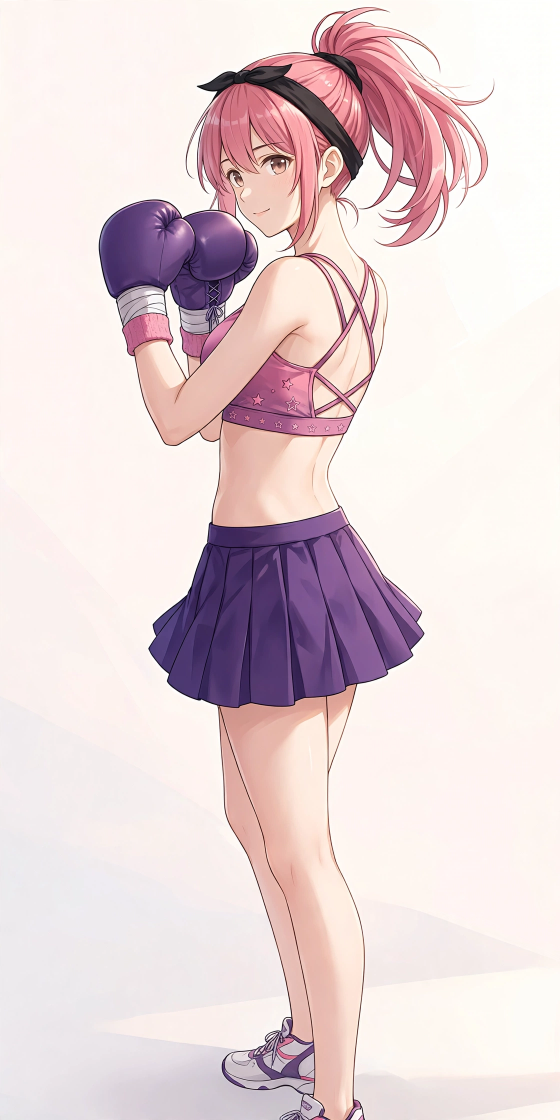
#> input picture assets/media-generation-protagonist-outfit-cross-back-0-61bcc2fe-ca15-4de9-9fdc-e09b5edbe1bf.webp, 1120 x 2240 px, given in place of evelyn_guard_side_ring.webp, which was not available (shown at 1/2 size)
$ python prep_opponents.py
#> lines starting #> are read from the running program, lines starting #| are printed output that depends on the picture
#> further down, src is the input picture: PIL image 1120x2240 RGB; mean R, G, B 229.9, 213, 215.1
#!/usr/bin/env python3
"""对手侧面图预处理 v2：纯色背景色键抠图 -> 带 alpha 的 PNG；
关节点逐人手放（看带网格的图定的位），部件多边形按「最近关节锚定 +
本地骨长比例缩放」从主角模板映射——站姿差异大时也贴合各自骨架。
输出 godot/data/rig_params.json（主角 me + 全部对手）。

主角基准关节点/部件与 fighter_rig.gd 的 PART_DEFS 保持一致。
"""
import json
import math
import os
from PIL import Image
import numpy as np

BASE = os.path.expanduser("~/workspace/game/boxing")
OUT_DIR = os.path.join(BASE, "godot/assets/parts/opp")
os.makedirs(OUT_DIR, exist_ok=True)

ME_JOINTS = {
    "root": (340, 545), "spine": (345, 430), "head": (355, 295),
    "shN": (392, 332), "elN": (343, 443), "wrN": (265, 335),
    "shF": (330, 322), "elF": (252, 418), "wrF": (185, 315),
    "hipN": (330, 560), "kneeN": (255, 665), "ankN": (190, 875),
    "hipF": (362, 572), "kneeF": (390, 715), "ankF": (510, 845),
    "head_top": (383, 195),
}
# 每个关节的「本地尺度」取哪条骨段长度之比
SEG_OF_JOINT = {
    "root": ("root", "spine"), "spine": ("spine", "head"),
    "head": ("head", "head_top"), "head_top": ("head", "head_top"),
    "shN": ("shN", "elN"), "elN": ("elN", "wrN"), "wrN": ("elN", "wrN"),
    "shF": ("shF", "elF"), "elF": ("elF", "wrF"), "wrF": ("elF", "wrF"),
    "hipN": ("hipN", "kneeN"), "kneeN": ("kneeN", "ankN"), "ankN": ("kneeN", "ankN"),
    "hipF": ("hipF", "kneeF"), "kneeF": ("kneeF", "ankF"), "ankF": ("kneeF", "ankF"),
}
ME_PARTS = [
    ("legFarShin", 0, [(345, 675), (565, 695), (595, 835), (565, 905), (375, 885), (335, 770)], [("ShinFar", 115), ("ThighFar", 90)], []),
    ("legFarThigh", 1, [(315, 535), (465, 545), (475, 685), (425, 765), (325, 725), (305, 620)], [("ThighFar", 120), ("Root", 95)], []),
    ("armFarUpper", 2, [(235, 275), (370, 275), (382, 390), (330, 475), (228, 465), (195, 370)], [("UpperArmFar", 105), ("Spine", 75)], []),
    ("armFarFore", 3, [(130, 250), (300, 245), (312, 350), (292, 445), (168, 455), (125, 355)], [("ForeArmFar", 110), ("UpperArmFar", 85)], [(240, 240, 80, 42)]),
    ("legNearThigh", 4, [(255, 515), (425, 525), (435, 645), (345, 725), (225, 695), (215, 590)], [("ThighNear", 125), ("Root", 95)], []),
    ("legNearShin", 5, [(135, 635), (335, 645), (345, 805), (315, 935), (145, 935), (125, 780)], [("ShinNear", 120), ("ThighNear", 90)], []),
    ("torso", 6, [(325, 285), (475, 285), (495, 430), (505, 570), (490, 665), (315, 665), (290, 545), (300, 400)], [("Spine", 150), ("Root", 140)], []),
    ("head", 7, [(232, 118), (298, 18), (450, 0), (585, 25), (645, 110), (640, 235), (575, 320), (480, 355), (395, 342), (298, 322), (222, 232)], [("Head", 175), ("Spine", 85)], []),
    ("armNearUpper", 8, [(338, 285), (462, 295), (472, 430), (430, 505), (338, 485), (315, 385)], [("UpperArmNear", 105), ("Spine", 75)], [(330, 280, 70, 54)]),
    ("armNearFore", 9, [(195, 245), (382, 255), (402, 368), (382, 485), (248, 495), (195, 380)], [("ForeArmNear", 115), ("UpperArmNear", 85)], [(232, 242, 102, 60), (313, 246, 94, 46), (366, 292, 44, 44)]),
]

OPPONENTS = {
    "evelyn": "assets/pose_src_pilot/evelyn_guard_side_ring.webp",
    "champion_domestic": "assets/pose_src_batch/champion_domestic_ring_guard_side.webp",
    "rookie": "assets/pose_src_batch/rookie_ring_guard_side.webp",
    "shy": "assets/pose_src_batch/shy_ring_guard_side.webp",
    "pocket": "assets/pose_src_batch/pocket_ring_guard_side.webp",
    "braid": "assets/pose_src_batch/braid_ring_guard_side.webp",
    "brick": "assets/pose_src_batch/brick_ring_guard_side.webp",
}

# 逐人手放关节点（1328x1904 坐标，看网格图定的位；QA 截图后可在此修）
HAND_JOINTS = {
    "evelyn": {
        "root": (640, 810), "spine": (655, 580), "head": (650, 330), "head_top": (700, 140),
        "shN": (735, 395), "elN": (700, 605), "wrN": (650, 520),
        "shF": (570, 430), "elF": (475, 565), "wrF": (345, 385),
        "hipN": (565, 1015), "kneeN": (540, 1330), "ankN": (395, 1615),
        "hipF": (695, 1025), "kneeF": (745, 1345), "ankF": (820, 1625),
    },
    "champion_domestic": {
        "root": (760, 860), "spine": (790, 600), "head": (830, 330), "head_top": (880, 150),
        "shN": (660, 470), "elN": (720, 640), "wrN": (775, 535),
        "shF": (880, 470), "elF": (920, 620), "wrF": (985, 515),
        "hipN": (738, 1080), "kneeN": (748, 1380), "ankN": (883, 1620),
        "hipF": (608, 1090), "kneeF": (503, 1395), "ankF": (453, 1645),
    },
    "rookie": {
        "root": (615, 905), "spine": (655, 620), "head": (700, 330), "head_top": (755, 150),
        "shN": (575, 475), "elN": (635, 720), "wrN": (695, 575),
        "shF": (785, 505), "elF": (835, 705), "wrF": (870, 575),
        "hipN": (515, 1085), "kneeN": (455, 1335), "ankN": (295, 1600),
        "hipF": (675, 1095), "kneeF": (795, 1305), "ankF": (965, 1625),
    },
    "shy": {
        "root": (660, 950), "spine": (700, 700), "head": (740, 450), "head_top": (790, 270),
        "shN": (590, 560), "elN": (640, 770), "wrN": (715, 660),
        "shF": (790, 580), "elF": (840, 750), "wrF": (870, 640),
        "hipN": (540, 1130), "kneeN": (480, 1390), "ankN": (330, 1580),
        "hipF": (690, 1140), "kneeF": (810, 1360), "ankF": (890, 1590),
    },
    "pocket": {
        "root": (640, 930), "spine": (690, 680), "head": (740, 430), "head_top": (790, 240),
        "shN": (580, 540), "elN": (620, 760), "wrN": (675, 665),
        "shF": (790, 560), "elF": (850, 730), "wrF": (880, 630),
        "hipN": (500, 1120), "kneeN": (450, 1380), "ankN": (290, 1640),
        "hipF": (660, 1130), "kneeF": (800, 1360), "ankF": (930, 1640),
    },
    "braid": {
        "root": (670, 960), "spine": (720, 700), "head": (790, 430), "head_top": (830, 240),
        "shN": (600, 560), "elN": (620, 770), "wrN": (665, 680),
        "shF": (810, 570), "elF": (870, 740), "wrF": (895, 660),
        "hipN": (530, 1140), "kneeN": (490, 1400), "ankN": (330, 1610),
        "hipF": (680, 1150), "kneeF": (810, 1380), "ankF": (900, 1610),
    },
    "brick": {
        "root": (630, 930), "spine": (680, 680), "head": (730, 420), "head_top": (770, 230),
        "shN": (570, 520), "elN": (610, 740), "wrN": (670, 640),
        "shF": (780, 540), "elF": (840, 720), "wrF": (865, 620),
        "hipN": (500, 1120), "kneeN": (450, 1390), "ankN": (290, 1560),
        "hipF": (650, 1130), "kneeF": (790, 1370), "ankF": (920, 1580),
    },
}

# 骨名 -> 起点关节（半径缩放用）
BONE_START = {
    "Root": "root", "Spine": "spine", "Head": "head",
    "UpperArmFar": "shF", "ForeArmFar": "elF",
    "UpperArmNear": "shN", "ForeArmNear": "elN",
    "ThighFar": "hipF", "ShinFar": "kneeF",
    "ThighNear": "hipN", "ShinNear": "kneeN",
}


def dist(a, b):
    return math.hypot(a[0] - b[0], a[1] - b[1])


def chroma_key(img: Image.Image) -> Image.Image:
    a = np.asarray(img.convert("RGB")).astype(np.float32)
    corners = np.stack([a[5, 5], a[5, -6], a[-6, 5], a[-6, -6]])
#> corners = [[254, 248, 243], [255, 255, 255], [228, 228, 230], [254, 248, 241]]
    bg = corners.mean(axis=0)
#> bg = [247.8, 244.8, 242.2]
    d = np.sqrt(((a - bg) ** 2).sum(axis=2))
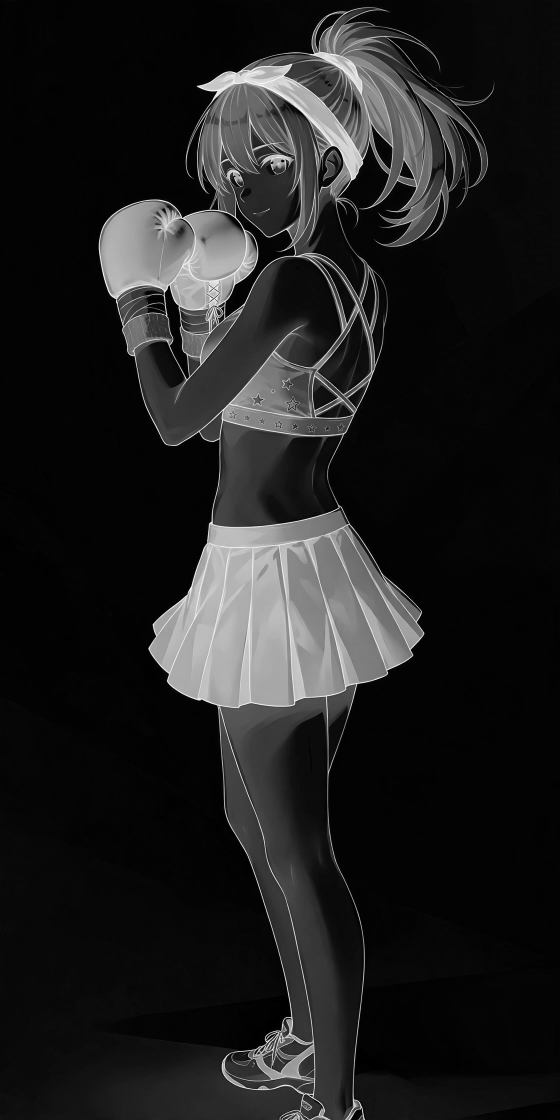
#> d: shape (2240, 1120) float32 (shown at 1/2 size); min 1.3, max 424.2, mean 54; drawn with min black and max white
    alpha = np.clip((d - 18) / 42.0, 0, 1) * 255
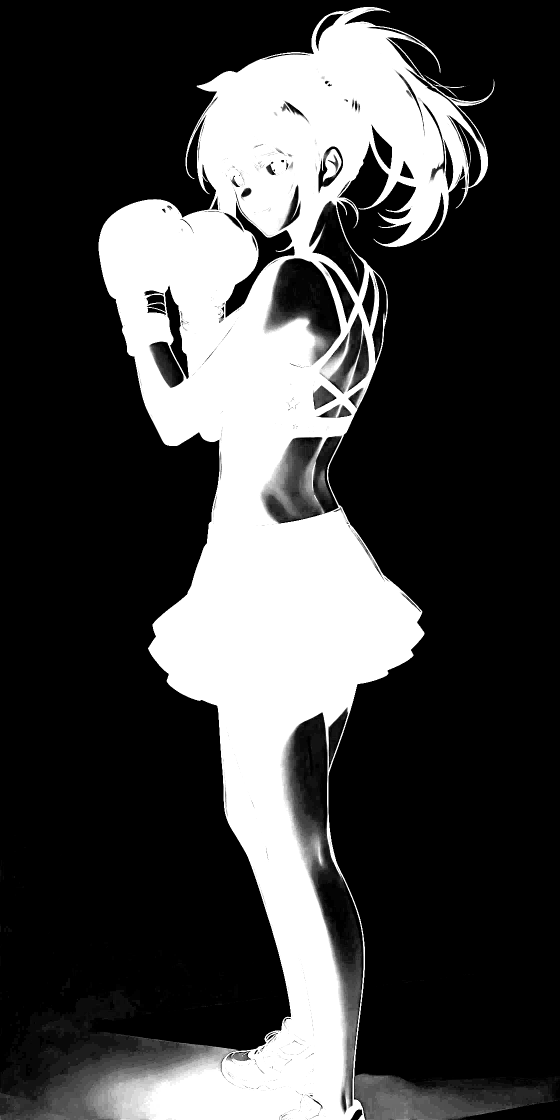
#> alpha: shape (2240, 1120) float32 (shown at 1/2 size); min 0, max 255, mean 68.6
    return Image.fromarray(np.dstack([a, alpha]).astype(np.uint8), "RGBA")
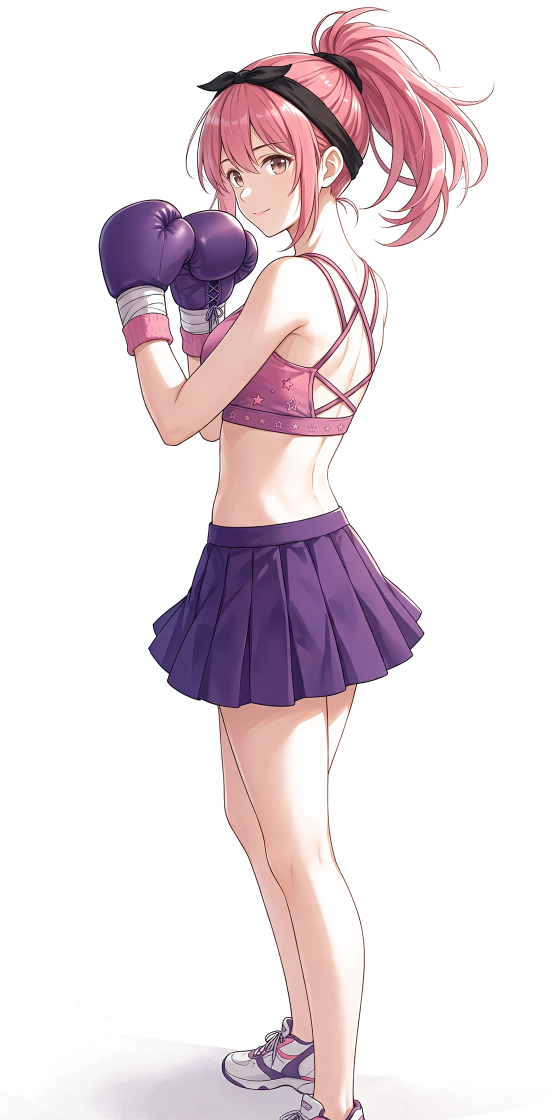
#> returned value: PIL image 1120x2240 RGBA (shown at 1/2 size); mean R, G, B, A 229.9, 213, 215.1, 68.6; transparent parts drawn white


def char_bbox(img: Image.Image):
    a = np.asarray(img)[:, :, 3]
#> a: shape (2240, 1120)
    ys, xs = np.where(a > 25)
    return int(xs.min()), int(ys.min()), int(xs.max()), int(ys.max())


def map_params(opp_joints, mirror=False):
    scales = {}
    for j, (a, b) in SEG_OF_JOINT.items():
        scales[j] = dist(opp_joints[a], opp_joints[b]) / dist(ME_JOINTS[a], ME_JOINTS[b])
    # 注意：镜像是图+关节点一起翻，模板偏移在镜像帧里方向不变，不需要取反。
    xsign = 1.0

    def anchor_map(px, py):
        best, bd = None, 1e18
        for j, (jx, jy) in ME_JOINTS.items():
            d = (px - jx) ** 2 + (py - jy) ** 2
            if d < bd:
                bd, best = d, j
        ax, ay = ME_JOINTS[best]
        ox, oy = opp_joints[best]
        s = scales[best]
        return [round(ox + (px - ax) * s * xsign, 1), round(oy + (py - ay) * s, 1)]

    parts = []
    for name, z, poly, bones, excl in ME_PARTS:
        nb = []
        for bname, r in bones:
            s = scales[BONE_START[bname]]
            nb.append([bname, round(r * s, 1)])
        ne = []
        for (ex, ey, ew, eh) in excl:
            tl = anchor_map(ex, ey)
            s = scales[min(ME_JOINTS, key=lambda j: (ex - ME_JOINTS[j][0]) ** 2 + (ey - ME_JOINTS[j][1]) ** 2)]
            ne.append([tl[0], tl[1], round(ew * s, 1), round(eh * s, 1)])
        mapped = [anchor_map(*p) for p in poly]
        # 锚定映射会 uneven 地吃掉主角模板的手工重叠量；绕多边形质心外扩补回，
        # 避免部件交界处出现覆盖缺口（绑定姿势合成不变，下层像素相同）。
        # 腿/躯干交界（短裤下摆处）缺口最常见，外扩给得更大。
        expand = {"legNearThigh": 1.25, "legFarThigh": 1.22, "legNearShin": 1.15,
                  "legFarShin": 1.15, "torso": 1.16, "head": 1.18}.get(name, 1.12)
        expand = EXPAND_OVERRIDES.get(CUR_OPP, {}).get(name, expand)
        cx = sum(p[0] for p in mapped) / len(mapped)
        cy = sum(p[1] for p in mapped) / len(mapped)
        mapped = [[round(cx + (p[0] - cx) * expand, 1), round(cy + (p[1] - cy) * expand, 1)] for p in mapped]
        parts.append({"name": name, "z": z, "poly": mapped, "bones": nb, "excl": ne})
    return parts


result = {"me": {"texture": "res://assets/parts/me/body.webp",
                 "joints": {k: list(v) for k, v in ME_JOINTS.items()},
                 "parts": None}}

# 个别对手的专属追加部件（模板覆盖不到的身份特征，如 braid 的长辫）
EXTRA_PARTS = {
    "braid": [{"name": "braid", "z": 1,
               "poly": [[215, 460], [365, 450], [355, 720], [305, 950], [215, 905], [195, 640]],
               "bones": [["Spine", 260.0], ["Head", 200.0]], "excl": []}],
}
# 朝右的对手：整图镜像成朝左（关节点随图镜像，标签跟随同一条手臂）
MIRROR = {"champion_domestic"}
# 逐人外扩覆盖（模板比例差异大的人，如 shy 头大）
EXPAND_OVERRIDES = {"shy": {"head": 1.38}, "braid": {"head": 1.22}}
CUR_OPP = ""

for name, rel in OPPONENTS.items():
    src = Image.open(os.path.join(BASE, rel))
    keyed = chroma_key(src)
    joints = {k: tuple(v) for k, v in HAND_JOINTS[name].items()}
    if name in MIRROR:
        w_full = keyed.size[0]
        keyed = keyed.transpose(Image.FLIP_LEFT_RIGHT)
        joints = {k: (w_full - v[0], v[1]) for k, v in joints.items()}
    bbox = char_bbox(keyed)
#> bbox = (0, 14, 1113, 2239)
    out_png = os.path.join(OUT_DIR, name + ".png")
    keyed.save(out_png)
    CUR_OPP = name
    parts = map_params(joints, mirror=name in MIRROR)
    parts.extend(EXTRA_PARTS.get(name, []))
    result[name] = {"texture": f"res://assets/parts/opp/{name}.png",
                    "joints": {k: list(v) for k, v in joints.items()},
                    "parts": parts, "bbox": list(bbox), "canvas": list(keyed.size),
                    "rot_scale": {"evelyn": 0.8, "champion_domestic": 0.85}.get(name, 0.9)}
    print(name, "bbox", bbox, "ok")
#| evelyn bbox (0, 14, 1113, 2239) ok
#> pass 2 of the loop `for name, rel in OPPONENTS.items():`:
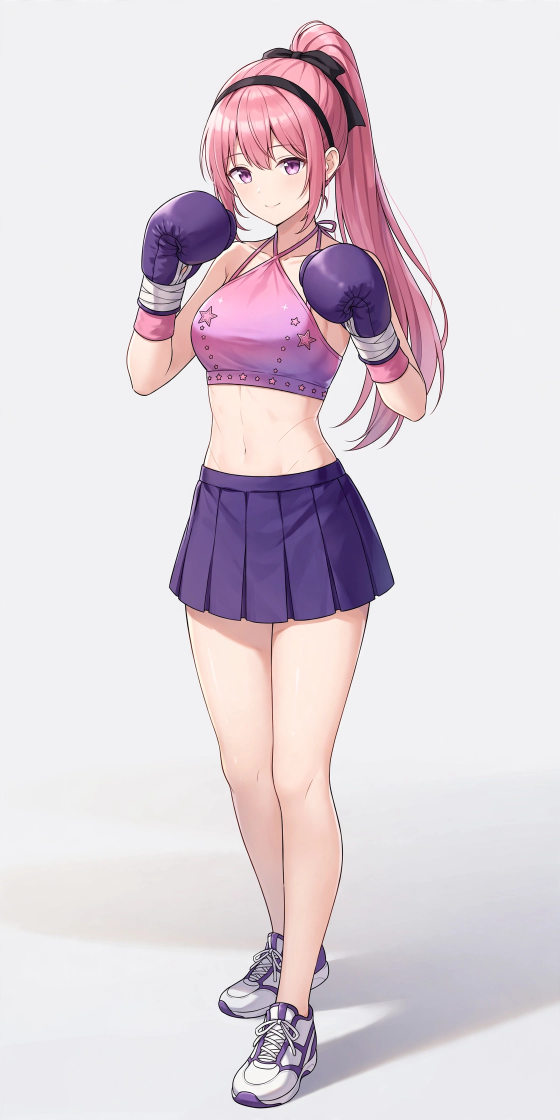
#> input picture assets/media-generation-protagonist-outfit-halter-0-2bd402f5-bdf3-4456-a8e0-83f4c828ccf4.webp, 1120 x 2240 px, given in place of champion_domestic_ring_guard_side.webp, which was not available (shown at 1/2 size)
#> src is the input picture: PIL image 1120x2240 RGB; mean R, G, B 221.8, 211.4, 218.4
#> `keyed = keyed.transpose(Image.FLIP_LEFT_RIGHT)`:
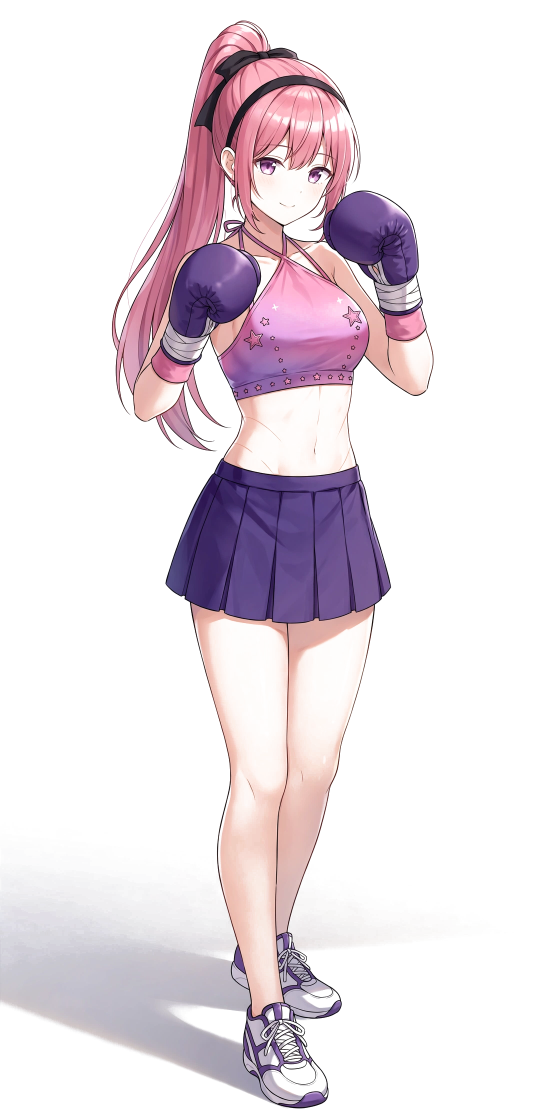
#> keyed: PIL image 1120x2240 RGBA (shown at 1/2 size); mean R, G, B, A 221.8, 211.4, 218.4, 67.5; transparent parts drawn white
#> in char_bbox (call 2), `a = np.asarray(img)[:, :, 3]`:
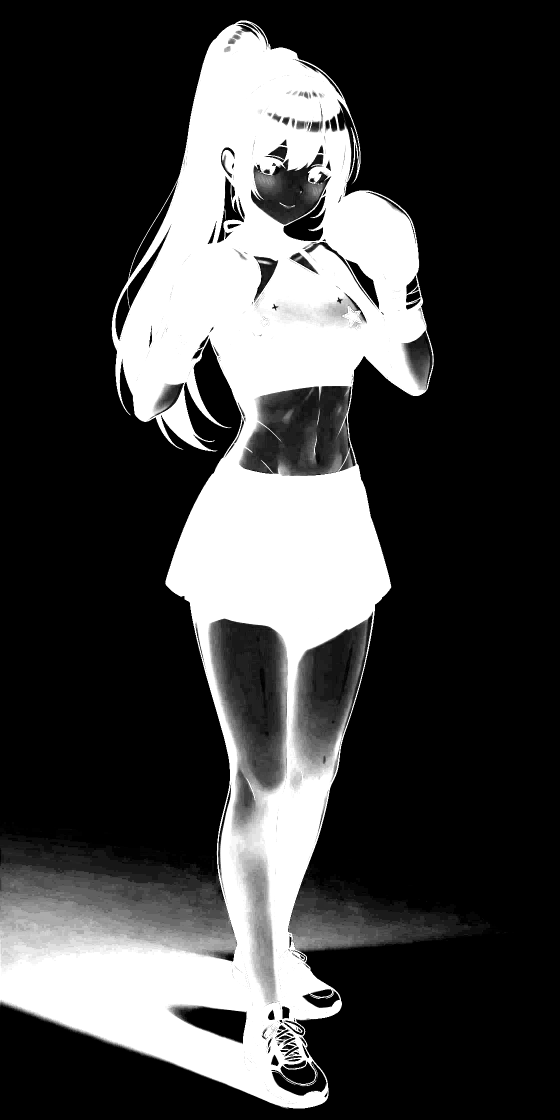
#> a: shape (2240, 1120) (shown at 1/2 size); min 0, max 255, mean 67.5
#> bbox = (0, 40, 964, 2217)
#| champion_domestic bbox (0, 40, 964, 2217) ok
#> (the run stopped early here; a loop or call above may not have finished)
